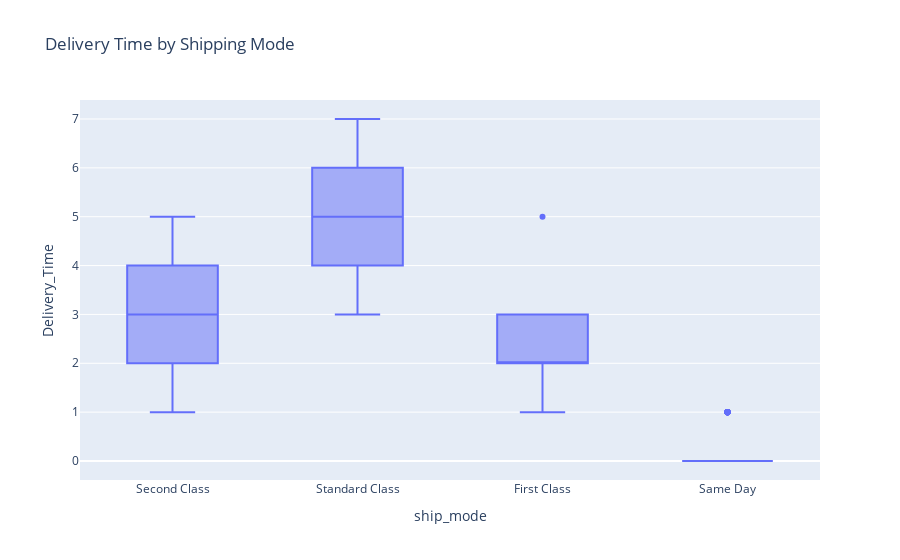

The notebook cell this image was saved under:
### Markdown cell above
## Insight

* Uttar Pradesh, Tamilnadu, Telangana, Karnataka, Maharashtra have significantly higher sales and profit, indicating strong market demand in those regions.
* The highest-performing state Maharashtra has over 30M in sales and more than 8M in profit.
* Many states cluster in the lower-left region, meaning they contribute small sales and profits.

### Code cell
query = """
    select ship_mode, datediff(ship_date, order_date) as Delivery_Time
    from superstore_data;
"""

Delivery = pd.read_sql(query,engine)

fig = px.box(Delivery, x="ship_mode", y="Delivery_Time", title= "Delivery Time by Shipping Mode")
fig

### Figure 1 — Plotly figure (JSON) as saved in the notebook; plotly's stock layout.template omitted (floating-point values rounded to 4 significant figures; data arrays with more than 128 entries replaced by an {"elided": "..."} marker saying what was removed)
{"data": [{"alignmentgroup": "True", "hovertemplate": "ship_mode=%{x}<br>Delivery_Time=%{y}<extra></extra>", "legendgroup": "", "marker": {"color": "#636efa"}, "name": "", "notched": false, "offsetgroup": "", "orientation": "v", "showlegend": false, "type": "box", "x": {"elided": "9993 str values"}, "x0": " ", "xaxis": "x", "y": {"elided": "9993 int values"}, "y0": " ", "yaxis": "y"}], "layout": {"boxmode": "group", "legend": {"tracegroupgap": 0}, "title": {"text": "Delivery Time by Shipping Mode"}, "xaxis": {"anchor": "y", "domain": [0, 1], "title": {"text": "ship_mode"}}, "yaxis": {"anchor": "x", "domain": [0, 1], "title": {"text": "Delivery_Time"}}}}
